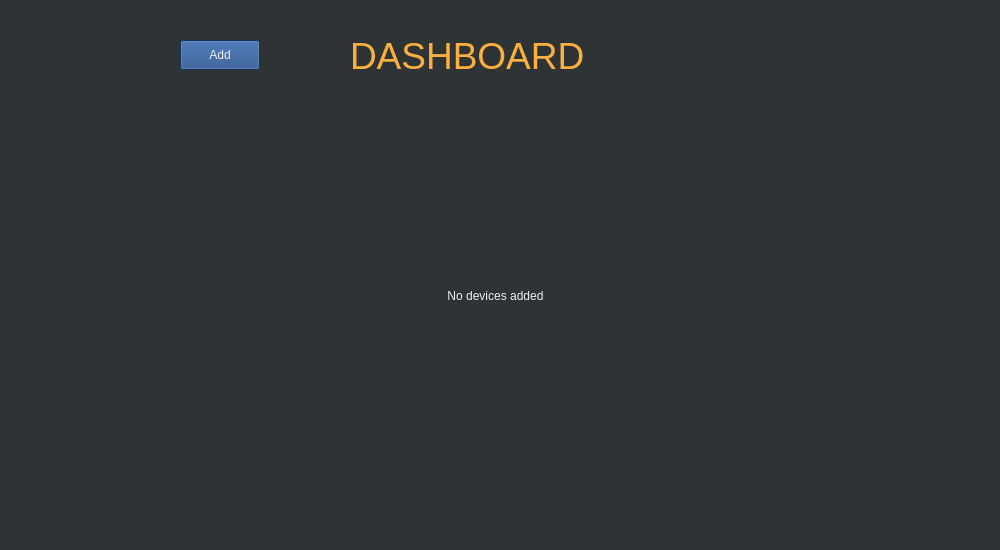
<?xml version="1.0" encoding="UTF-8"?>
<ui version="4.0">
 <class>MainWindow</class>
 <widget class="QMainWindow" name="MainWindow">
  <property name="geometry">
   <rect>
    <x>0</x>
    <y>0</y>
    <width>1000</width>
    <height>550</height>
   </rect>
  </property>
  <property name="windowTitle">
   <string>MainWindow</string>
  </property>
  <property name="styleSheet">
   <string notr="true">background-color: rgb(46, 52, 54);</string>
  </property>
  <widget class="QWidget" name="centralwidget">
   <widget class="QLabel" name="label">
    <property name="geometry">
     <rect>
      <x>350</x>
      <y>30</y>
      <width>281</width>
      <height>51</height>
     </rect>
    </property>
    <property name="styleSheet">
     <string notr="true">color:rgb(252, 175, 62);
font-size:28pt;

</string>
    </property>
    <property name="text">
     <string>DASHBOARD</string>
    </property>
   </widget>
   <widget class="QPushButton" name="add_button">
    <property name="geometry">
     <rect>
      <x>180</x>
      <y>40</y>
      <width>80</width>
      <height>30</height>
     </rect>
    </property>
    <property name="sizePolicy">
     <sizepolicy hsizetype="Maximum" vsizetype="Maximum">
      <horstretch>0</horstretch>
      <verstretch>0</verstretch>
     </sizepolicy>
    </property>
    <property name="styleSheet">
     <string notr="true">color:rgb(238, 238, 236);

background-color: rgb(32, 74, 135);</string>
    </property>
    <property name="text">
     <string>Add</string>
    </property>
   </widget>
   <widget class="QWidget" name="gridLayoutWidget">
    <property name="geometry">
     <rect>
      <x>100</x>
      <y>120</y>
      <width>791</width>
      <height>351</height>
     </rect>
    </property>
    <layout class="QGridLayout" name="dashboard_layout">
     <item row="0" column="0">
      <widget class="QLabel" name="label_2">
       <property name="styleSheet">
        <string notr="true">color:rgb(238, 238, 236)</string>
       </property>
       <property name="text">
        <string>No devices added</string>
       </property>
       <property name="alignment">
        <set>Qt::AlignCenter</set>
       </property>
      </widget>
     </item>
    </layout>
   </widget>
  </widget>
  <widget class="QMenuBar" name="menubar">
   <property name="geometry">
    <rect>
     <x>0</x>
     <y>0</y>
     <width>1000</width>
     <height>26</height>
    </rect>
   </property>
  </widget>
  <widget class="QStatusBar" name="statusbar"/>
 </widget>
 <resources/>
 <connections/>
</ui>
